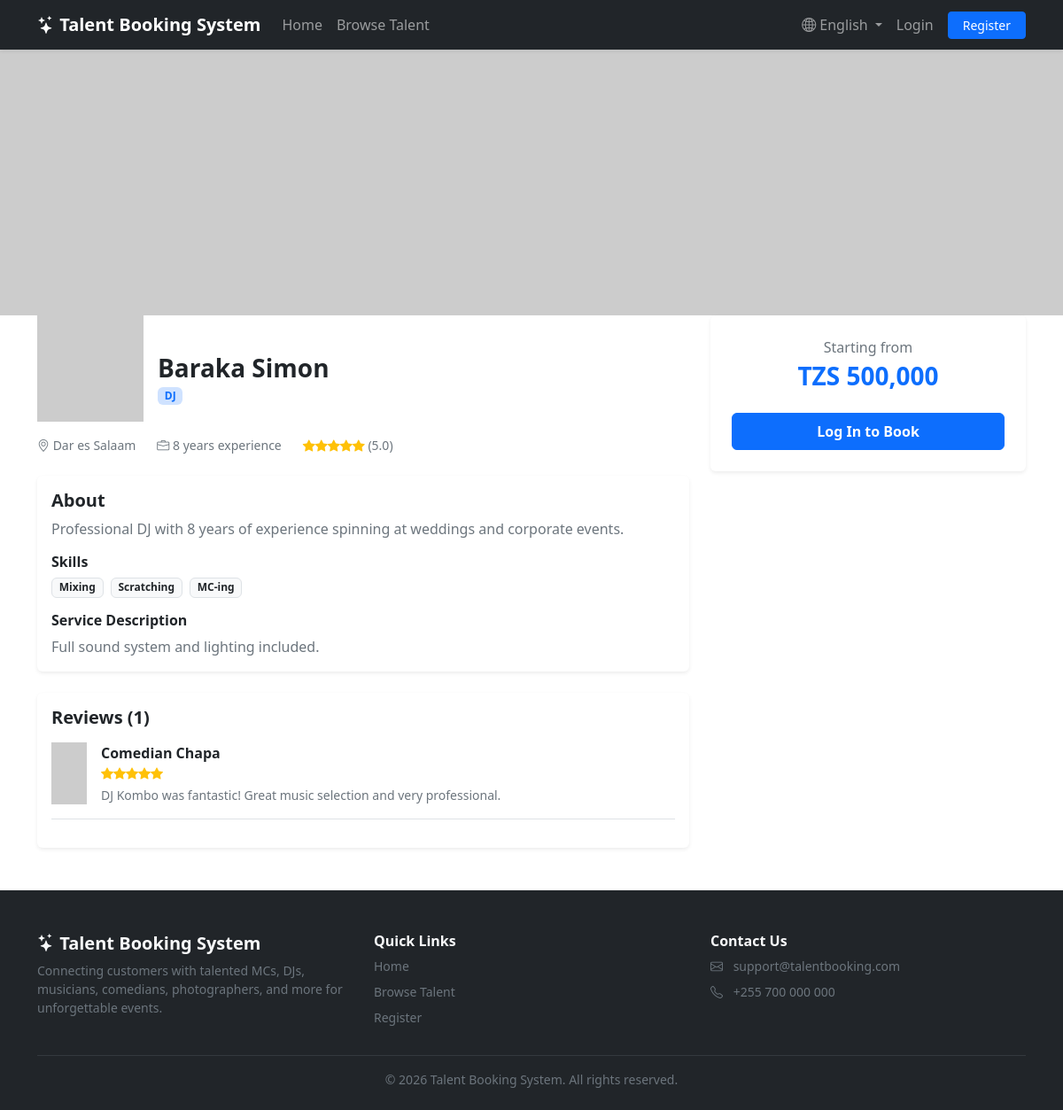
/customer/view_provider.php?id=1, run on the app's committed database.
### tables this page shows
CREATE TABLE `providers` (
  `id` INT UNSIGNED AUTO_INCREMENT PRIMARY KEY,
  `user_id` INT UNSIGNED NOT NULL,
  `category_id` INT UNSIGNED NOT NULL,
  `bio` TEXT DEFAULT NULL,
  `experience_years` TINYINT UNSIGNED DEFAULT 0,
  `location` VARCHAR(150) DEFAULT NULL,
  `price` DECIMAL(10,2) NOT NULL DEFAULT 0.00,
  `cover_image` VARCHAR(255) DEFAULT NULL,
  `skills` VARCHAR(500) DEFAULT NULL,
  `service_description` TEXT DEFAULT NULL,
  `video_links` TEXT DEFAULT NULL COMMENT 'Comma-separated video URLs',
  `approval_status` ENUM('pending','approved','rejected','suspended') NOT NULL DEFAULT 'pending',
  `average_rating` DECIMAL(3,2) NOT NULL DEFAULT 0.00,
  `created_at` TIMESTAMP NOT NULL DEFAULT CURRENT_TIMESTAMP,
  `updated_at` TIMESTAMP NOT NULL DEFAULT CURRENT_TIMESTAMP ON UPDATE CURRENT_TIMESTAMP,
  CONSTRAINT `fk_providers_user` FOREIGN KEY (`user_id`) REFERENCES `users`(`id`) ON DELETE CASCADE,
  CONSTRAINT `fk_providers_category` FOREIGN KEY (`category_id`) REFERENCES `categories`(`id`) ON DELETE RESTRICT,
  INDEX `idx_providers_approval` (`approval_status`),
  INDEX `idx_providers_location` (`location`),
  INDEX `idx_providers_price` (`price`)
);

CREATE TABLE `users` (
  `id` INT UNSIGNED AUTO_INCREMENT PRIMARY KEY,
  `fullname` VARCHAR(150) NOT NULL,
  `email` VARCHAR(150) NOT NULL UNIQUE,
  `phone` VARCHAR(20) DEFAULT NULL,
  `password` VARCHAR(255) NOT NULL,
  `role` ENUM('admin','customer','provider') NOT NULL DEFAULT 'customer',
  `status` ENUM('active','inactive','suspended') NOT NULL DEFAULT 'active',
  `profile_image` VARCHAR(255) DEFAULT NULL,
  `remember_token` VARCHAR(255) DEFAULT NULL,
  `created_at` TIMESTAMP NOT NULL DEFAULT CURRENT_TIMESTAMP,
  `updated_at` TIMESTAMP NOT NULL DEFAULT CURRENT_TIMESTAMP ON UPDATE CURRENT_TIMESTAMP,
  INDEX `idx_users_role` (`role`),
  INDEX `idx_users_status` (`status`)
);

CREATE TABLE `categories` (
  `id` INT UNSIGNED AUTO_INCREMENT PRIMARY KEY,
  `category_name` VARCHAR(100) NOT NULL UNIQUE,
  `description` TEXT DEFAULT NULL,
  `created_at` TIMESTAMP NOT NULL DEFAULT CURRENT_TIMESTAMP
);

CREATE TABLE `reviews` (
  `id` INT UNSIGNED AUTO_INCREMENT PRIMARY KEY,
  `booking_id` INT UNSIGNED NOT NULL UNIQUE,
  `customer_id` INT UNSIGNED NOT NULL,
  `provider_id` INT UNSIGNED NOT NULL,
  `rating` TINYINT UNSIGNED NOT NULL COMMENT '1 to 5',
  `review` TEXT DEFAULT NULL,
  `created_at` TIMESTAMP NOT NULL DEFAULT CURRENT_TIMESTAMP,
  CONSTRAINT `fk_reviews_booking` FOREIGN KEY (`booking_id`) REFERENCES `bookings`(`id`) ON DELETE CASCADE,
  CONSTRAINT `fk_reviews_customer` FOREIGN KEY (`customer_id`) REFERENCES `users`(`id`) ON DELETE CASCADE,
  CONSTRAINT `fk_reviews_provider` FOREIGN KEY (`provider_id`) REFERENCES `providers`(`id`) ON DELETE CASCADE,
  CONSTRAINT `chk_rating_range` CHECK (`rating` BETWEEN 1 AND 5)
);

### includes/auth.php (called while the page is built, shortened)
<?php
function is_logged_in(): bool
{
    return !empty($_SESSION['user_id']);
}

### customer/view_provider.php (the view, shortened to what this page needs)
<?php
require_once __DIR__ . '/../includes/functions.php';
require_once __DIR__ . '/../includes/auth.php';
$providerId = (int) ($_GET['id'] ?? 0);
$stmt = $pdo->prepare(
    'SELECT p.*, u.fullname, u.profile_image, u.email, c.category_name
     FROM providers p
     JOIN users u ON u.id = p.user_id
     JOIN categories c ON c.id = p.category_id
     WHERE p.id = :id AND p.approval_status = "approved"
     LIMIT 1'
);
$stmt->execute(['id' => $providerId]);
$provider = $stmt->fetch();
$reviewsStmt = $pdo->prepare(
    'SELECT r.*, u.fullname as customer_name, u.profile_image as customer_image
     FROM reviews r
     JOIN users u ON u.id = r.customer_id
     WHERE r.provider_id = :id
     ORDER BY r.created_at DESC'
);
$reviewsStmt->execute(['id' => $providerId]);
$reviews = $reviewsStmt->fetchAll();
require_once __DIR__ . '/../includes/header.php';
?>
<img src="<?= $provider['cover_image'] ? e(UPLOAD_COVER_URL . $provider['cover_image']) : 'https://placehold.co/1200x300?text=' . urlencode($provider['fullname']) ?>" class="cover-banner" alt="Cover">
<div class="container">
    <div class="row">
        <div class="col-lg-8">
            <div class="d-flex align-items-center gap-3 mt-n5 mb-3 position-relative">
                <img src="<?= $provider['profile_image'] ? e(UPLOAD_PROFILE_URL . $provider['profile_image']) : 'https://placehold.co/120x120?text=' . urlencode(substr($provider['fullname'], 0, 1)) ?>" class="avatar-lg" alt="<?= e($provider['fullname']) ?>">
                <div class="pt-4">
                    <h3 class="fw-bold mb-0"><?= e($provider['fullname']) ?></h3>
                    <span class="badge bg-primary-subtle text-primary"><?= e($provider['category_name']) ?></span>
                </div>
            </div>
            <div class="d-flex gap-4 flex-wrap mb-4 small text-secondary">
                <span><i class="bi bi-geo-alt"></i> <?= e($provider['location'] ?: 'Not specified') ?></span>
                <span><i class="bi bi-briefcase"></i> <?= (int) $provider['experience_years'] ?> years experience</span>
                <span><?= render_stars((float) $provider['average_rating']) ?> (<?= number_format((float) $provider['average_rating'], 1) ?>)</span>
            </div>
            <div class="card border-0 shadow-sm mb-4">
                <div class="card-body">
                    <h5 class="fw-bold">About</h5>
                    <p class="text-secondary"><?= nl2br(e($provider['bio'] ?: 'No bio provided yet.')) ?></p>
                    <?php if ($provider['skills']): ?>
                        <h6 class="fw-bold mt-3">Skills</h6>
                        <div class="d-flex flex-wrap gap-2">
                            <?php foreach (array_filter(array_map('trim', explode(',', $provider['skills']))) as $skill): ?>
                                <span class="badge bg-light text-dark border"><?= e($skill) ?></span>
                            <?php endforeach; ?>
                        </div>
                    <?php endif; ?>
                    <?php if ($provider['service_description']): ?>
                        <h6 class="fw-bold mt-3">Service Description</h6>
                        <p class="text-secondary mb-0"><?= nl2br(e($provider['service_description'])) ?></p>
                    <?php endif; ?>
                </div>
            </div>
            <div class="card border-0 shadow-sm">
                <div class="card-body">
                    <h5 class="fw-bold mb-3">Reviews (<?= count($reviews) ?>)</h5>
                    <?php foreach ($reviews as $review): ?>
                        <div class="d-flex gap-3 mb-3 pb-3 border-bottom">
                            <img src="<?= $review['customer_image'] ? e(UPLOAD_PROFILE_URL . $review['customer_image']) : 'https://placehold.co/40x40?text=' . urlencode(substr($review['customer_name'], 0, 1)) ?>" class="avatar-sm" alt="">
                            <div>
                                <p class="fw-semibold mb-0"><?= e($review['customer_name']) ?></p>
                                <div class="small mb-1"><?= render_stars((float) $review['rating']) ?></div>
                                <p class="text-secondary mb-0 small"><?= nl2br(e($review['review'])) ?></p>
                            </div>
                        </div>
                    <?php endforeach; ?>
                </div>
            </div>
        </div>
        <div class="col-lg-4">
            <div class="card border-0 shadow-sm sticky-top" style="top: 80px;">
                <div class="card-body text-center p-4">
                    <p class="text-secondary mb-1">Starting from</p>
                    <h3 class="fw-bold text-primary"><?= format_money($provider['price']) ?></h3>
                    <?php if (is_logged_in() && current_user_role() === 'customer'): ?>
                        <a href="<?= e(APP_URL) ?>/customer/book_provider.php?id=<?= (int) $provider['id'] ?>" class="btn btn-primary w-100 py-2 fw-semibold mt-3">
                            <i class="bi bi-calendar-check"></i> Book Now
                        </a>
                    <?php elseif (!is_logged_in()): ?>
                        <a href="<?= e(APP_URL) ?>/auth/login.php" class="btn btn-primary w-100 py-2 fw-semibold mt-3">
                            Log In to Book
                        </a>
                    <?php else: ?>
                        <p class="small text-secondary mt-3 mb-0">Only customer accounts can make bookings.</p>
                    <?php endif; ?>
                </div>
            </div>
        </div>
    </div>
</div>
<?php require_once __DIR__ . '/../includes/footer.php'; ?>

### includes/functions.php (shortened to what this page needs)
<?php
function e($string): string
{
    return htmlspecialchars($string ?? '', ENT_QUOTES, 'UTF-8');
}
function format_money($amount): string
{
    return 'TZS ' . number_format((float) $amount, 0);
}
function render_stars(float $rating): string
{
    $rating = max(0, min(5, $rating));
    $full = (int) floor($rating);
    $half = ($rating - $full) >= 0.5 ? 1 : 0;
    $empty = 5 - $full - $half;
    $html = str_repeat('<i class="bi bi-star-fill text-warning"></i>', $full);
    $html .= str_repeat('<i class="bi bi-star text-warning"></i>', $empty);
    return $html;
}

### data on the page
providers: user.fullname "Baraka Simon", category.category_name "DJ", location "Dar es Salaam", experience_years "8", average_rating "5.0", bio "Professional DJ with 8 years of experience spinning at weddings and corporate events.", skills "Mixing", skills "Scratching", skills "MC-ing", service_description "Full sound system and lighting included.", price "TZS 500,000"
reviews: customer.fullname "Comedian Chapa", review "DJ Kombo was fantastic! Great music selection and very professional."

### other printed values
APP_NAME "Talent Booking System"
__t('home') "Home"
__t('browse_talent') "Browse Talent"
__t('login') "Login"
__t('register') "Register"
count($reviews) "1"
__t('contact_us') "Contact Us"
